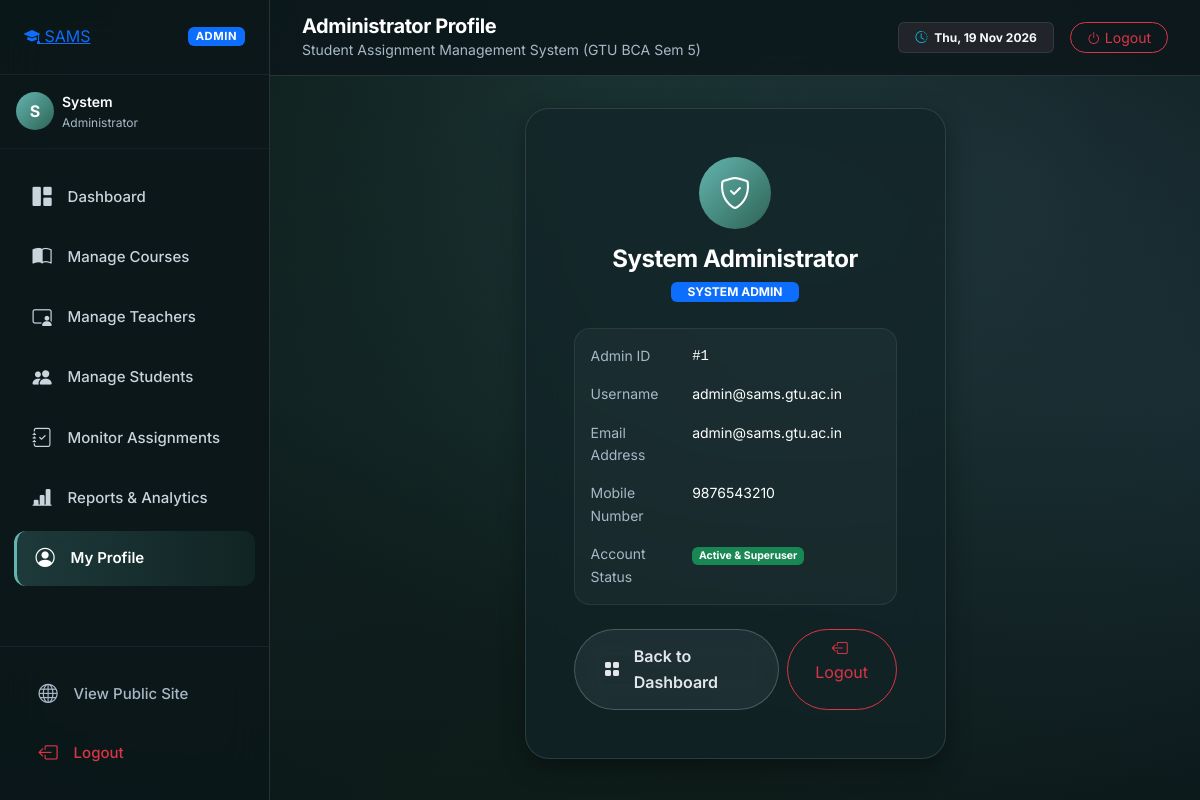
The page /admin-panel/profile/ (signed in) on the database its author committed.
### sams_app/models.py (models this page shows, shortened)
class Admin(models.Model):
    admin_id = models.AutoField(primary_key=True)
    admin_name = models.CharField(max_length=50)
    admin_email = models.CharField(max_length=50, unique=True)
    admin_password = models.CharField(max_length=100)
    admin_mobile = models.CharField(max_length=15, unique=True)
    user = models.OneToOneField(User, on_delete=models.CASCADE, related_name='admin_profile', null=True, blank=True)
    class Meta:
        db_table = 'admin'
        verbose_name = 'Admin'
        verbose_name_plural = 'Admins'

### sams_app/views.py (the view)
# urls.py: path('admin-panel/profile/', views.admin_profile, name='admin_profile'),
@admin_required
def admin_profile(request):
    admin_obj = getattr(request.user, 'admin_profile', None)
    return render(request, 'admin_panel/profile.html', {'admin_obj': admin_obj})

### sams_app/context_processors.py (called while the page is built, shortened)
def sams_context(request):
    ctx = {
        'APP_NAME': 'Student Assignment Management System',
        'APP_SHORT': 'SAMS',
        'TAGLINE': 'Submit Smart. Grade Faster.',
        'user_role': None,
        'user_profile': None,
        'pending_reviews_count': 0,
        'upcoming_deadlines_count': 0,
    }
    if not request.user.is_authenticated:
        return ctx
    user = request.user
    if hasattr(user, 'admin_profile') or user.is_superuser:
        ctx['user_role'] = 'admin'
        try:
            ctx['user_profile'] = user.admin_profile
        except Exception:
            ctx['user_profile'] = None
    return ctx

### templates/admin_panel/profile.html (shortened to what this page needs)
{% extends 'app_base.html' %}
{% load static %}
{% block page_title %}Administrator Profile{% endblock %}
{% block content %}
<div class="row justify-content-center">
  <div class="col-lg-6 col-md-8">
    <div class="glass-card p-4 p-md-5">
      <div class="text-center mb-4">
        <div class="rounded-circle mx-auto d-flex align-items-center justify-content-center text-white mb-3" style="width: 72px; height: 72px; background: linear-gradient(135deg, var(--color-cyan-glow), var(--color-cosmic-700)); font-size: 2rem;">
          <i class="bi bi-shield-check"></i>
        </div>
        <h3 class="h4 fw-bold text-white mb-1">{{ admin_obj.admin_name|default:user.first_name|default:"Administrator" }}</h3>
        <span class="badge bg-primary px-3 py-1 text-uppercase">System Admin</span>
      </div>
      <div class="p-3 rounded-4 mb-4" style="background: rgba(255, 255, 255, 0.03); border: 1px solid rgba(255, 255, 255, 0.08);">
        <div class="row g-3 small">
          <div class="col-sm-4 text-muted-cosmic">Admin ID</div>
          <div class="col-sm-8 text-white font-monospace">#{{ admin_obj.admin_id|default:"1" }}</div>
          <div class="col-sm-4 text-muted-cosmic">Username</div>
          <div class="col-sm-8 text-white">{{ user.username }}</div>
          <div class="col-sm-4 text-muted-cosmic">Email Address</div>
          <div class="col-sm-8 text-white">{{ admin_obj.admin_email|default:user.email }}</div>
          <div class="col-sm-4 text-muted-cosmic">Mobile Number</div>
          <div class="col-sm-8 text-white">{{ admin_obj.admin_mobile|default:"+91 98250 12345" }}</div>
          <div class="col-sm-4 text-muted-cosmic">Account Status</div>
          <div class="col-sm-8"><span class="badge bg-success">Active & Superuser</span></div>
        </div>
      </div>
      <div class="d-flex justify-content-center gap-2">
        <a href="{% url 'admin_dashboard' %}" class="btn-cosmic-glass">
          <i class="bi bi-grid-fill me-1"></i>Back to Dashboard
        </a>
        <a href="{% url 'logout' %}" class="btn btn-outline-danger rounded-pill px-4">
          <i class="bi bi-box-arrow-left me-1"></i>Logout
        </a>
      </div>
    </div>
  </div>
</div>
{% endblock %}

### templates/app_base.html (shortened to what this page needs)
{% load static %}
<!DOCTYPE html>
<html lang="en">
<head>
  <link href="https://cdn.jsdelivr.net/npm/bootstrap@5.3.3/dist/css/bootstrap.min.css" rel="stylesheet">
  <link rel="stylesheet" href="https://cdn.jsdelivr.net/npm/bootstrap-icons@1.11.3/font/bootstrap-icons.min.css">
  <link rel="stylesheet" href="{% static 'css/design-tokens.css' %}">
  <link rel="stylesheet" href="{% static 'css/theme.css' %}">
</head>
<body>
  <div class="app-layout">
    <aside class="app-sidebar">
      <div class="sidebar-header d-flex align-items-center justify-content-between">
        <a href="{% url 'home' %}" class="brand-pill">
          <span class="brand-icon"><i class="bi bi-mortarboard-fill"></i></span>
          <span>SAMS</span>
        </a>
        <span class="badge {% if user_role == 'admin' %}bg-primary{% elif user_role == 'teacher' %}bg-warning text-dark{% else %}bg-success{% endif %} text-uppercase px-2 py-1" style="font-size: 0.7rem; letter-spacing: 0.05em;">
          {{ user_role|default:"User" }}
        </span>
      </div>
      <div class="p-3 border-bottom border-secondary border-opacity-10">
        <div class="d-flex align-items-center gap-2">
          <div class="rounded-circle d-flex align-items-center justify-content-center text-white fw-bold" style="width: 38px; height: 38px; background: linear-gradient(135deg, var(--color-cyan-glow), var(--color-cosmic-700)); font-size: 1rem;">
            {{ user.first_name|default:user.username|slice:":1"|upper }}
          </div>
          <div class="overflow-hidden">
            <div class="text-white fw-semibold text-truncate small">{{ user.first_name|default:user.username }}</div>
            <div class="text-muted-cosmic text-truncate" style="font-size: 0.75rem;">
              {% if user_role == 'student' %}
                Roll No: {{ user_profile.roll_no }} (Sem {{ user_profile.semester }})
              {% elif user_role == 'teacher' %}
                {{ user_profile.department }}
              {% elif user_role == 'admin' %}
                Administrator
              {% endif %}
            </div>
          </div>
        </div>
      </div>
      <ul class="sidebar-nav">
        {% if user_role == 'admin' %}
          <li>
            <a href="{% url 'admin_dashboard' %}" class="sidebar-link {% if request.resolver_match.url_name == 'admin_dashboard' %}active{% endif %}">
              <i class="bi bi-grid-1x2-fill"></i>
              <span>Dashboard</span>
            </a>
          </li>
          <li>
            <a href="{% url 'admin_courses' %}" class="sidebar-link {% if 'courses' in request.path %}active{% endif %}">
              <i class="bi bi-book-half"></i>
              <span>Manage Courses</span>
            </a>
          </li>
          <li>
            <a href="{% url 'admin_teachers' %}" class="sidebar-link {% if 'teachers' in request.path %}active{% endif %}">
              <i class="bi bi-person-video3"></i>
              <span>Manage Teachers</span>
            </a>
          </li>
          <li>
            <a href="{% url 'admin_students' %}" class="sidebar-link {% if 'students' in request.path %}active{% endif %}">
              <i class="bi bi-people-fill"></i>
              <span>Manage Students</span>
            </a>
          </li>
          <li>
            <a href="{% url 'admin_assignments' %}" class="sidebar-link {% if request.resolver_match.url_name == 'admin_assignments' %}active{% endif %}">
              <i class="bi bi-journal-check"></i>
              <span>Monitor Assignments</span>
            </a>
          </li>
          <li>
            <a href="{% url 'admin_reports' %}" class="sidebar-link {% if request.resolver_match.url_name == 'admin_reports' %}active{% endif %}">
              <i class="bi bi-bar-chart-line-fill"></i>
              <span>Reports & Analytics</span>
            </a>
          </li>
          <li>
            <a href="{% url 'admin_profile' %}" class="sidebar-link {% if request.resolver_match.url_name == 'admin_profile' %}active{% endif %}">
              <i class="bi bi-person-circle"></i>
              <span>My Profile</span>
            </a>
          </li>
        {% endif %}
      </ul>
      <div class="sidebar-footer">
        <a href="{% url 'home' %}" class="sidebar-link text-muted-cosmic mb-1" target="_blank">
          <i class="bi bi-globe"></i>
          <span>View Public Site</span>
        </a>
        <a href="{% url 'logout' %}" class="sidebar-link text-danger">
          <i class="bi bi-box-arrow-left"></i>
          <span>Logout</span>
        </a>
      </div>
    </aside>
    <div class="app-main">
      <header class="app-topbar">
        <div class="d-flex align-items-center gap-3">
          <div>
            <h4 class="mb-0 fw-bold fs-5 text-white">{% block page_title %}{{ title|default:"Dashboard" }}{% endblock %}</h4>
            <div class="small text-muted-cosmic d-none d-sm-block">Student Assignment Management System (GTU BCA Sem 5)</div>
          </div>
        </div>
        <div class="d-flex align-items-center gap-3">
          <span class="badge bg-dark border border-secondary border-opacity-25 py-2 px-3 text-light d-none d-md-inline-block">
            <i class="bi bi-clock-history me-1 text-info"></i> {% now "D, d M Y" %}
          </span>
          <a href="{% url 'logout' %}" class="btn btn-sm btn-outline-danger rounded-pill px-3">
            <i class="bi bi-power me-1"></i>Logout
          </a>
        </div>
      </header>
      <div class="app-content">
        {% block content %}{% endblock %}
      </div>
    </div>
  </div>
</body>
</html>

### static/css/design-tokens.css (style rules this page uses)
:root { --color-nordic-deep: #0b171a; --color-nordic-dark: #122428; --color-nordic-surface: #183035; --color-nordic-elevated: #1f3a40; --color-pine-900: #0e1d19; --color-pine-700: #1b3b32; --color-pine-500: #2d6354; --color-pine-400: #3a7d6b; --color-mist-teal: #3d7a6f; --color-frost-cyan: #64b5b0; --color-water-slate: #2b444c; --color-mist-fog: #a9b8c6; --color-mist-sky: #e3e7ed; --color-ripple-glow: #bcc8d4; --color-boat-wood: #ebd9d4; --color-boat-wood-dark: #c4ac9e; --color-boat-hull: #101e28; --color-cosmic-950: #0b171a; --color-cosmic-900: #122428; --color-cosmic-800: #183035; --color-cosmic-700: #2d6354; --color-cosmic-600: #3d7a6f; --color-cyan-glow: #64b5b0; --color-coral-500: #d4a373; --color-peach-300: #ebd9d4; --color-grass-900: #0e1d19; --color-grass-700: #1b3b32; --color-grass-600: #2d6354; --color-grass-400: #64b5b0; --color-amber-500: #d4a373; --color-star-white: #e3e7ed; --color-star-ice: #a9b8c6; --color-slate-900: #0b171a; --color-slate-800: #122428; --color-slate-700: #2b444c; --color-slate-400: #a9b8c6; --color-slate-200: #cad4dc; --color-slate-100: #e3e7ed; --color-glass-card: rgba(18, 36, 40, 0.74); --color-glass-card-hover: rgba(27, 52, 58, 0.85); --color-glass-border: rgba(188, 200, 212, 0.16); --color-glass-border-hover: rgba(100, 181, 176, 0.45); --color-glass-input: rgba(14, 29, 32, 0.75); --color-glass-nav: rgba(11, 23, 26, 0.85); --color-status-pending: #d4a373; --color-status-pending-bg: rgba(212, 163, 115, 0.16); --color-status-pending-border: rgba(212, 163, 115, 0.35); --color-status-submitted: #4a9ea8; --color-status-submitted-bg: rgba(74, 158, 168, 0.16); --color-status-submitted-border: rgba(74, 158, 168, 0.35); --color-status-late: #d96b6b; --color-status-late-bg: rgba(217, 107, 107, 0.16); --color-status-late-border: rgba(217, 107, 107, 0.35); --color-status-evaluated: #38a37a; --color-status-evaluated-bg: rgba(56, 163, 122, 0.16); --color-status-evaluated-border: rgba(56, 163, 122, 0.35); --color-status-returned: #6a8eae; --color-status-returned-bg: rgba(106, 142, 174, 0.16); --color-status-returned-border: rgba(106, 142, 174, 0.35); --font-primary: 'Inter', system-ui, -apple-system, BlinkMacSystemFont, "Segoe UI", Roboto, sans-serif; --font-display: 'Inter', system-ui, -apple-system, sans-serif; --font-size-xs: 0.75rem; --font-size-sm: 0.875rem; --font-size-base: 1rem; --font-size-lg: 1.125rem; --font-size-xl: 1.25rem; --font-size-2xl: 1.5rem; --font-size-3xl: 1.875rem; --font-size-4xl: 2.25rem; --font-size-5xl: 3rem; --font-size-hero: clamp(2.25rem, 5.5vw, 4.0rem); --radius-xs: 4px; --radius-sm: 8px; --radius-md: 12px; --radius-lg: 16px; --radius-xl: 24px; --radius-2xl: 32px; --radius-full: 9999px; --shadow-sm: 0 2px 8px rgba(0, 0, 0, 0.25); --shadow-md: 0 8px 24px rgba(0, 0, 0, 0.35); --shadow-lg: 0 16px 40px rgba(0, 0, 0, 0.45); --shadow-xl: 0 24px 60px rgba(0, 0, 0, 0.55); --shadow-glow: 0 0 32px rgba(100, 181, 176, 0.25); --shadow-glow-warm: 0 0 32px rgba(212, 163, 115, 0.25); --space-1: 0.25rem; --space-2: 0.5rem; --space-3: 0.75rem; --space-4: 1rem; --space-5: 1.25rem; --space-6: 1.5rem; --space-8: 2rem; --space-10: 2.5rem; --space-12: 3rem; --space-16: 4rem; --space-20: 5rem; --space-24: 6rem; --ease-smooth: cubic-bezier(0.16, 1, 0.3, 1); --ease-bounce: cubic-bezier(0.34, 1.56, 0.64, 1); --ease-ripple: cubic-bezier(0.25, 0.8, 0.25, 1); --dur-fast: 150ms; --dur-base: 300ms; --dur-slow: 600ms; --dur-ripple: 4500ms; --dur-float: 6000ms; }

### rows shown on the page
Admin: admin_name "System Administrator", admin_id "1", admin_email "admin@sams.gtu.ac.in", admin_mobile "9876543210"

### other values the page prints
{{ user_role|default:"User" }} "ADMIN"
{{ user.first_name|default:user.username|slice:":1"|upper }} "S"
{{ user.first_name|default:user.username }} "System"
{{ user.username }} "admin@sams.gtu.ac.in"
